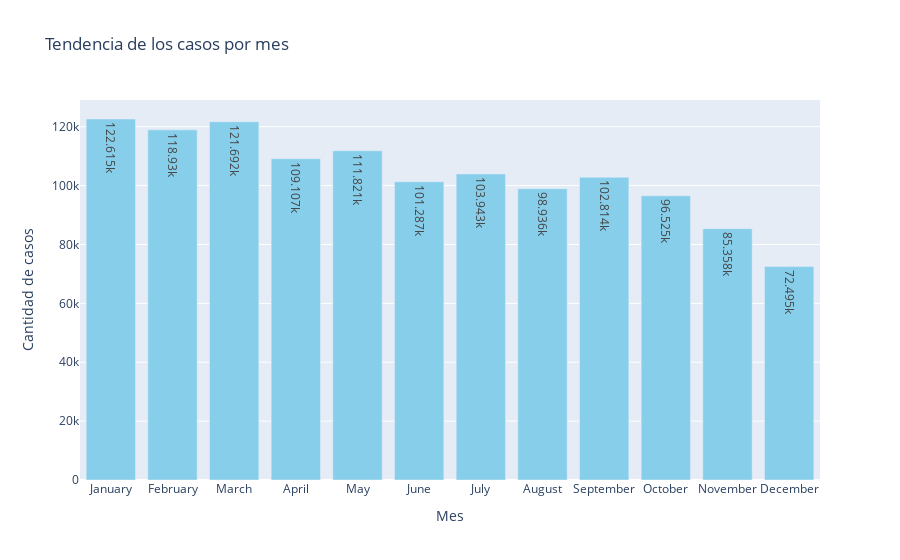
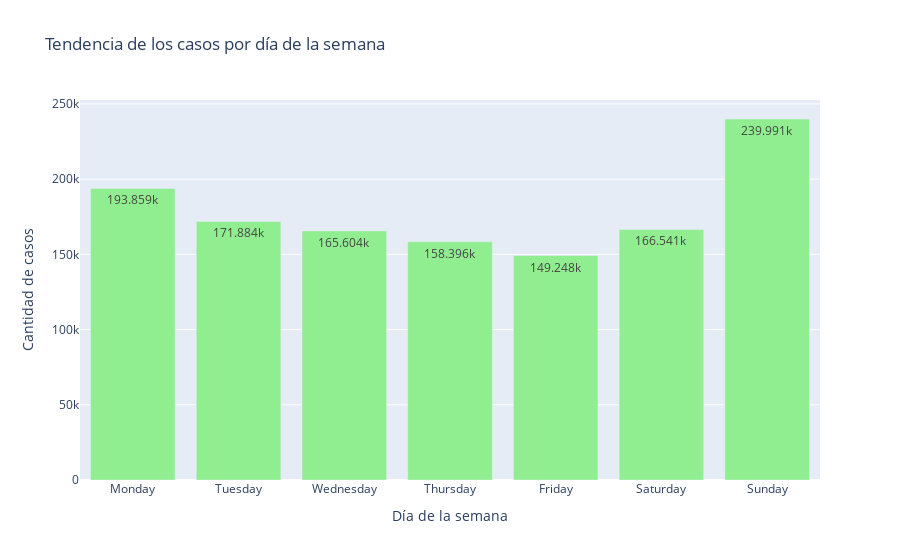

These figures' notebook cell, in order:
### Code cell
import pandas as pd
import plotly.express as px

df['FECHA HECHO'] = pd.to_datetime(df['FECHA HECHO'], dayfirst=True, errors='coerce')

# Crear una columna para el nombre del mes y otra para el nombre del día de la semana
df['MES'] = df['FECHA HECHO'].dt.month_name()
df['DIA'] = df['FECHA HECHO'].dt.day_name()

# Agrupar por mes y sumar la cantidad de casos
df_mes = df.groupby('MES')['CANTIDAD'].sum().reindex([
    'January', 'February', 'March', 'April', 'May', 'June', 
    'July', 'August', 'September', 'October', 'November', 'December'
]).reset_index()

# Agrupar por día de la semana y sumar la cantidad de casos
df_dia = df.groupby('DIA')['CANTIDAD'].sum().reindex([
    'Monday', 'Tuesday', 'Wednesday', 'Thursday', 'Friday', 'Saturday', 'Sunday'
]).reset_index()

# Crear el gráfico de tendencia por mes
fig_mes = px.bar(
    df_mes,
    x='MES',
    y='CANTIDAD',
    title='Tendencia de los casos por mes',
    labels={'CANTIDAD': 'Cantidad de casos', 'MES': 'Mes'},
    text_auto=True
)
fig_mes.update_traces(marker_color='skyblue')
fig_mes.show()
fig_mes.write_html('graphics/month.html') #usado para crear el grafico carpeta/nombre.html


# Crear el gráfico de tendencia por día de la semana
fig_dia = px.bar(
    df_dia,
    x='DIA',
    y='CANTIDAD',
    title='Tendencia de los casos por día de la semana',
    labels={'CANTIDAD': 'Cantidad de casos', 'DIA': 'Día de la semana'},
    text_auto=True
)
fig_dia.update_traces(marker_color='lightgreen')
fig_dia.show()
fig_dia.write_html('graphics/day.html') #usado para crear el grafico carpeta/nombre.html

### Figure 1 — Plotly figure (JSON) as saved in the notebook; plotly's stock layout.template omitted (floating-point values rounded to 4 significant figures)
{"data": [{"alignmentgroup": "True", "hovertemplate": "Mes=%{x}<br>Cantidad de casos=%{y}<extra></extra>", "legendgroup": "", "marker": {"color": "skyblue", "pattern": {"shape": ""}}, "name": "", "offsetgroup": "", "orientation": "v", "showlegend": false, "textposition": "auto", "texttemplate": "%{y}", "type": "bar", "x": ["January", "February", "March", "April", "May", "June", "July", "August", "September", "October", "November", "December"], "xaxis": "x", "y": [122615, 118930, 121692, 109107, 111821, 101287, 103943, 98936, 102814, 96525, 85358, 72495], "yaxis": "y"}], "layout": {"barmode": "relative", "legend": {"tracegroupgap": 0}, "title": {"text": "Tendencia de los casos por mes"}, "xaxis": {"anchor": "y", "domain": [0, 1], "title": {"text": "Mes"}}, "yaxis": {"anchor": "x", "domain": [0, 1], "title": {"text": "Cantidad de casos"}}}}

### Figure 2 — Plotly figure (JSON) as saved in the notebook; plotly's stock layout.template omitted (floating-point values rounded to 4 significant figures)
{"data": [{"alignmentgroup": "True", "hovertemplate": "Día de la semana=%{x}<br>Cantidad de casos=%{y}<extra></extra>", "legendgroup": "", "marker": {"color": "lightgreen", "pattern": {"shape": ""}}, "name": "", "offsetgroup": "", "orientation": "v", "showlegend": false, "textposition": "auto", "texttemplate": "%{y}", "type": "bar", "x": ["Monday", "Tuesday", "Wednesday", "Thursday", "Friday", "Saturday", "Sunday"], "xaxis": "x", "y": [193859, 171884, 165604, 158396, 149248, 166541, 239991], "yaxis": "y"}], "layout": {"barmode": "relative", "legend": {"tracegroupgap": 0}, "title": {"text": "Tendencia de los casos por día de la semana"}, "xaxis": {"anchor": "y", "domain": [0, 1], "title": {"text": "Día de la semana"}}, "yaxis": {"anchor": "x", "domain": [0, 1], "title": {"text": "Cantidad de casos"}}}}
